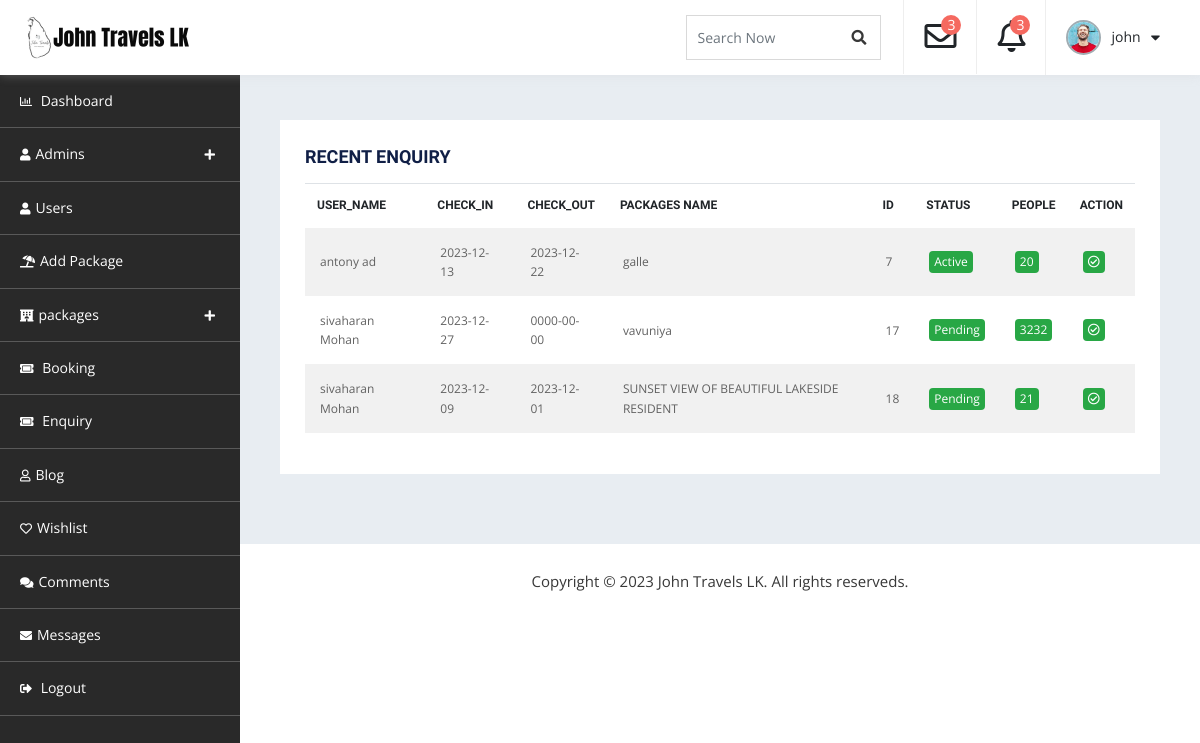
The page /admin_dashboard/db-enquiry.php (signed in) on the database its author committed.
### tables this page shows
CREATE TABLE `enquiry` (
  `Enquiry_Id` int(11) NOT NULL,
  `Customer_Id` int(11) NOT NULL,
  `Packages_name` varchar(255) NOT NULL,
  `Phone_number` int(10) NOT NULL,
  `No_of_people` int(11) NOT NULL,
  `Checkin_date` date NOT NULL,
  `Checkout_date` date NOT NULL,
  `Status` varchar(50) NOT NULL DEFAULT 'Pending'
);

CREATE TABLE `customer_more_details` (
  `Customer_Id` int(11) NOT NULL,
  `First_name` varchar(255) NOT NULL,
  `Last_name` varchar(255) NOT NULL,
  `Mobile_number` int(11) NOT NULL,
  `NIC` varchar(12) NOT NULL,
  `City` varchar(255) NOT NULL,
  `Country` varchar(255) NOT NULL,
  `district` varchar(255) NOT NULL,
  `Address` varchar(255) NOT NULL,
  `Dob` date NOT NULL,
  `About` varchar(255) NOT NULL,
  `Image` varchar(256) NOT NULL,
  `Facebook` varchar(255) DEFAULT NULL,
  `Instagram` varchar(255) DEFAULT NULL,
  `Twitter` varchar(255) DEFAULT NULL,
  `Linkedin` varchar(255) DEFAULT NULL,
  `Whatsapp` varchar(255) DEFAULT NULL
);

### admin_dashboard/A-dashboard.php (called while the page is built)
<?php
function displayAdmin(){
    require '../admin_dashboard/db-connection.php';
    $id=$_SESSION["aid"];
    $query="SELECT * FROM admins WHERE Admin_Id ='$id'";
    $result = mysqli_query($conn,$query);
    if(mysqli_num_rows($result)==1){
        $row=mysqli_fetch_assoc($result);
    }
    else{
        echo "error";
    }
    return $row["First_name"];
}
function displayImg(){
    require '../admin_dashboard/db-connection.php';
    $id=$_SESSION["aid"];
    $query="SELECT * FROM admins WHERE Admin_Id ='$id'";
    $result = mysqli_query($conn,$query);
    if(mysqli_num_rows($result)==1){
        $row=mysqli_fetch_assoc($result);
        $img=$row["Image"];
    }
    else{
        $img="temp.png";
    }
    return $img;
}
?>

### admin_dashboard/db-enquiry.php (the view, shortened to what this page needs)
<?php
  include "db-connection.php";
?>
<?php
require 'A-dashboard.php';
$name=displayAdmin();
?>
<!doctype html>
<html lang="en">
   <head>
      <link rel="stylesheet" href="assets/css/bootstrap.min.css" media="all">
      <link rel="stylesheet" type="text/css" href="assets/css/all.min.css">
      <link rel="stylesheet" type="text/css" href="style.css">
</head>
<body>
    <div id="container-wrapper">
        <div id="dashboard" class="dashboard-container">
            <div class="dashboard-header sticky-header">
                <div class="content-left  logo-section pull-left">
                    <h1><a href="../index.php"><img src="assets/images/logo.png" alt=""></a></h1>
                </div>
                <div class="heaer-content-right pull-right">
                    <div class="search-field">
                        <form>
                            <div class="form-group">
                                <input type="text" class="form-control" id="search" placeholder="Search Now">
                                <a href="#"><span class="search_btn"><i class="fa fa-search" aria-hidden="true"></i></span></a>
                            </div>
                        </form>
                    </div>
                    <div class="dropdown">
                        <a class="dropdown-toggle" id="notifyDropdown" data-toggle="dropdown" aria-haspopup="true" aria-expanded="false">
                            <div class="dropdown-item">
                                <i class="far fa-envelope"></i>
                                <span class="notify">3</span>
                            </div>
                        </a>
                    </div>
                    <div class="dropdown">
                        <a class="dropdown-toggle" data-toggle="dropdown">
                            <div class="dropdown-item">
                                <i class="far fa-bell"></i>
                                <span class="notify">3</span>
                            </div>
                        </a>
                    </div>
                    <div class="dropdown">
                        <a class="dropdown-toggle" data-toggle="dropdown">
                            <div class="dropdown-item profile-sec">
                            <?php
                                $img=displayImg();
                                ?>
                                <img src="admins/<?php echo $img;?>" alt="admin">
                                <span><?php echo $name;?></span>
                                <i class="fas fa-caret-down"></i>
                            </div>
                        </a>
                    </div>
                </div>
            </div>
            <div class="dashboard-navigation">
                <div id="dashboard-Navigation" class="slick-nav"></div>
                <div id="navigation" class="navigation-container">
                    <ul>
                        <li><a href="dashboard.php"><i class="far fa-chart-bar"></i> Dashboard</a></li>
                        <li><a><i class="fas fa-user"></i>Admins</a>
                        </li>
                        <li><a href="user.php"><i class="fas fa-user"></i>Users</a>
                        </li>
                        <li><a href="db-add-package.php"><i class="fas fa-umbrella-beach"></i>Add Package</a></li>
                        <li>
                            <a><i class="fas fa-hotel"></i></i>packages</a>
                        </li>
                        <li><a href="db-booking.php"><i class="fas fa-ticket-alt"></i> Booking</a></li>
                        <li><a href="db-enquiry.php"><i class="fas fa-ticket-alt"></i> Enquiry</a></li>
                        <li><a href="db-blog.php"><i class="far fa-user"></i>Blog</a></li>
                        <li><a href="db-wishlist.php"><i class="far fa-heart"></i>Wishlist</a></li>
                        <li><a href="db-comment.php"><i class="fas fa-comments"></i>Comments</a></li>
						<li><a href="db-messages.php"><i class="fas fa-envelope"></i>Messages</a></li>
                        <li><a href="login.php"><i class="fas fa-sign-out-alt"></i> Logout</a></li>
                    </ul>
                </div>
            </div>
            <div class="db-info-wrap db-booking">
                <div class="dashboard-box table-opp-color-box">
                    <h4>Recent Enquiry
                    </h4>
                    <div class="table-responsive">
                        <table class="table" method="POST" action="">
                            <thead>
                                <tr>
                                    <th>User_name</th>
                                    <th>Check_in</th>
                                    <th>Check_out</th>
                                    <th>packages name</th>
                                    <th>Id</th>
                                    <th>status</th>
                                    <th>People</th>
                                    <th>action</th>
                                </tr>
                            </thead>
                            <tbody>
                                <?php
                                $sql = "SELECT enquiry.*, customer_more_details.First_name, customer_more_details.Last_name
                                FROM enquiry
                                JOIN customer_more_details ON enquiry.Customer_Id = customer_more_details.Customer_Id" ;
                                $result= mysqli_query($conn,$sql);
                                if($result){
                                    while($row=mysqli_fetch_assoc($result)){
                                        $Enquiry_Id=$row['Enquiry_Id'];
                                        $user_name=$row["First_name"] . " " . $row["Last_name"];
                                        $Packages_name=$row['Packages_name'];
                                        $No_of_people=$row['No_of_people'];
                                        $Checkin_date=$row['Checkin_date'];
                                        $Checkout_date=$row['Checkout_date'];
                                        $Status=$row['Status'];
                                        echo
                                        '<tr>
                                                <td>'.$user_name.'</td>
                                                <td>'.$Checkin_date.'</td>
                                                <td>'.$Checkout_date.'</td>
                                                <td>'.$Packages_name.'</td>
                                                <td>'.$Enquiry_Id.'</td>
                                                <td><span class="badge badge-success">'.$Status.'</span></td>
                                                <td><span class="badge badge-success">'.$No_of_people.'</span></td>
                                                <td>
                                                '
                                                ?>
                                                <a href ="A-status-enquiry.php?Enquiry_Id=<?php echo $row['Enquiry_Id']; ?> "><span class="badge badge-success"><i class="far fa-check-circle"></i></span>
                                                </td>
                                            <?php
                                                }
                                            }
                                            ?>
                                            </tr>
                                   </tbody>
                        </table>
                                        </div>
                                        </div>
                                        </div>
            <div class="copyrights">
               Copyright © 2023 John Travels LK. All rights reserveds.
            </div>
        </div>
    </div>
</body>
</html>

### rows shown on the page
enquiry: Customer_Id.Last_name "antony ad", Checkin_date "2023-12-13", Checkout_date "2023-12-22", Packages_name "galle", Enquiry_Id "7", Status "Active", No_of_people "20"
enquiry: Customer_Id.Last_name "sivaharan Mohan", Checkin_date "2023-12-27", Checkout_date "0000-00-00", Packages_name "vavuniya", Enquiry_Id "17", Status "Pending", No_of_people "3232"
enquiry: Customer_Id.Last_name "sivaharan Mohan", Checkin_date "2023-12-09", Checkout_date "2023-12-01", Packages_name "SUNSET VIEW OF BEAUTIFUL LAKESIDE RESIDENT", Enquiry_Id "18", Status "Pending", No_of_people "21"

### other values the page prints
$name "john"
